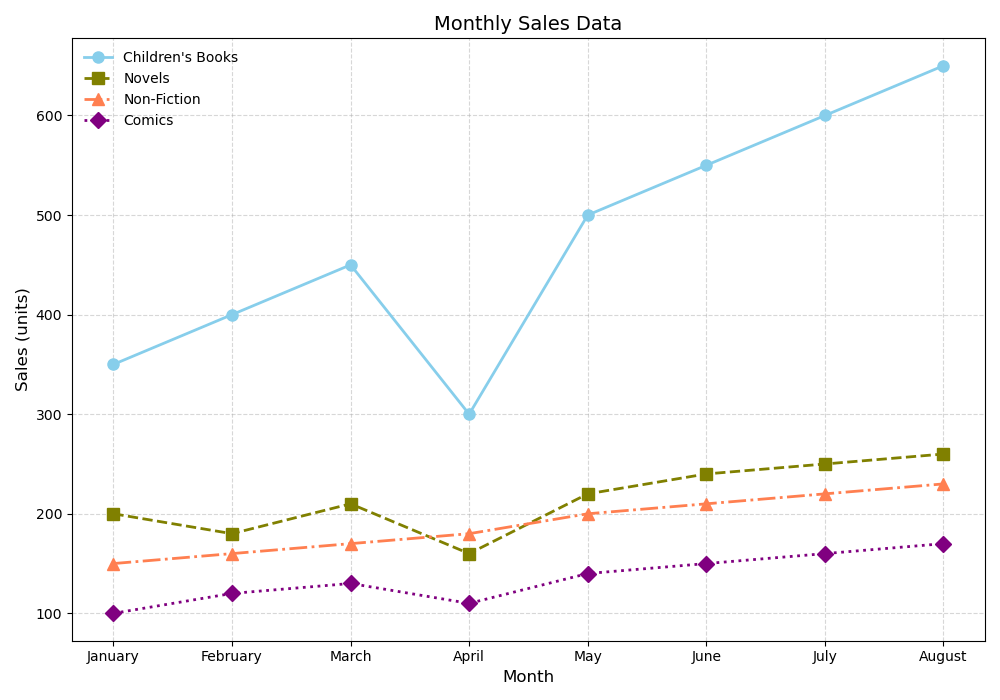

Python code for this plot:

import matplotlib.pyplot as plt

# Given chart table data
data = [
    {'Month': 'January', "Children's Books": 350, 'Novels': 200, 'Non-Fiction': 150, 'Comics': 100},
    {'Month': 'February', "Children's Books": 400, 'Novels': 180, 'Non-Fiction': 160, 'Comics': 120},
    {'Month': 'March', "Children's Books": 450, 'Novels': 210, 'Non-Fiction': 170, 'Comics': 130},
    {'Month': 'April', "Children's Books": 300, 'Novels': 160, 'Non-Fiction': 180, 'Comics': 110},
    {'Month': 'May', "Children's Books": 500, 'Novels': 220, 'Non-Fiction': 200, 'Comics': 140},
    {'Month': 'June', "Children's Books": 550, 'Novels': 240, 'Non-Fiction': 210, 'Comics': 150},
    {'Month': 'July', "Children's Books": 600, 'Novels': 250, 'Non-Fiction': 220, 'Comics': 160},
    {'Month': 'August', "Children's Books": 650, 'Novels': 260, 'Non-Fiction': 230, 'Comics': 170}
]

# Extracting the month labels for the X-axis
months = [item['Month'] for item in data]

# Extracting the sales data for each book category
childrens_books = [item["Children's Books"] for item in data]
novels = [item['Novels'] for item in data]
non_fiction = [item['Non-Fiction'] for item in data]
comics = [item['Comics'] for item in data]

# Creating line chart
plt.figure(figsize=(10, 7))  # Setting the figure size

plt.plot(months, childrens_books, marker='o', label="Children's Books", linestyle='-', linewidth=2, color='skyblue', markersize=8)
plt.plot(months, novels, marker='s', label='Novels', linestyle='--', linewidth=2, color='olive', markersize=8)
plt.plot(months, non_fiction, marker='^', label='Non-Fiction', linestyle='-.', linewidth=2, color='coral', markersize=8)
plt.plot(months, comics, marker='D', label='Comics', linestyle=':', linewidth=2, color='purple', markersize=8)

# Adding a title and axis labels
plt.title('Monthly Sales Data', fontsize=14)
plt.xlabel('Month', fontsize=12)
plt.ylabel('Sales (units)', fontsize=12)

# Adding a legend to the chart
plt.legend(loc='upper left', frameon=False)

# Setting the grid
plt.grid(True, linestyle='--', alpha=0.5)

# Displaying the chart
plt.tight_layout()  # Adjust layout to fit all components
plt.show()
